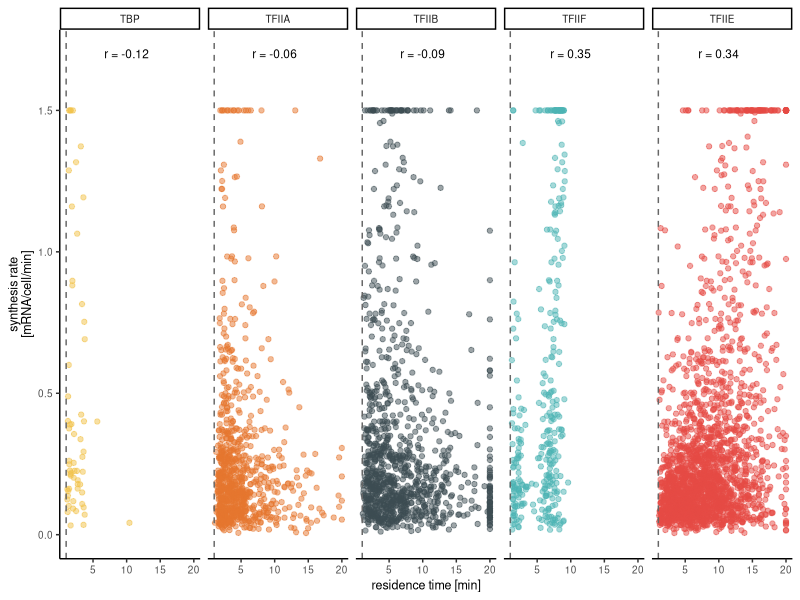

The R script that drew this image: (Note: this script raises an error after producing the figure.)
rm(list = ls())

library(tidyverse)

set.seed(42)

# load synthesis rates and get quartiles 
synthesisRates = read.csv("data/synthesisRates.csv")

# upload table replace <1 min with a random number between 0-1
resTimes = read.csv("data/residence_times_all.csv") %>% 
  pivot_longer(cols = TBP:TFIIF, names_to = "factorName", values_to = "resTime", values_drop_na = TRUE) %>% 
  distinct()

plotResTime = resTimes %>% 
  mutate(resTimesNum = ifelse(resTime == "<1", NA, as.numeric(resTime))) %>% 
  drop_na() %>% 
  mutate(resTimesNumCropped = ifelse(resTimesNum > 20, 20, resTimesNum)) %>% 
  inner_join(synthesisRates) %>% 
  mutate(croppedRate = ifelse(synthesis_perCell_perMin > 1.5, 1.5, synthesis_perCell_perMin))
plotResTime$factorName = factor(plotResTime$factorName, levels = c("TBP", "TFIIA", "TFIIB", 
                                                                   "TFIIF", "TFIIE"))

correlations = plotResTime %>% 
  group_by(factorName) %>% 
  summarise(correlation = cor(synthesis_perCell_perMin, resTimesNum, method = "pearson")) %>% 
  mutate(myLabel = paste0("r = ", round(correlation, digits = 2)))
correlations$factorName = factor(correlations$factorName, levels = c("TBP", "TFIIA", "TFIIB", 
                                                                     "TFIIF", "TFIIE"))

colorPalette = c("#F2C249", "#E6772E", "#3D4C53", "#4DB3B3", "#E64A45")
p = ggplot(plotResTime, aes(x = resTimesNumCropped, y = croppedRate, color = factorName))
p + geom_point(alpha = 0.5) + 
  geom_vline(xintercept = 1, linetype = "dashed", color = "grey40") + 
  theme_classic() +
  ylab(paste("synthesis rate", "[mRNA/cell/min]", sep = "\n")) +
  xlab("residence time [min]") +
  theme(panel.background = element_rect(fill = "transparent"), # bg of the panel
        plot.background = element_rect(fill = "transparent", color = NA),
        text = element_text(size=9),
        legend.position = "none",
        panel.grid.major = element_blank(), 
        panel.grid.minor = element_blank()) +
  geom_text(data = correlations, aes(label = myLabel), y = 1.7, x = 10, color = "black", size = 3) +
  facet_wrap(~factorName, nrow = 1) +
  scale_color_manual(values = colorPalette) +
  #geom_smooth(method = "lm", color = "black") +
  ylim(0, 1.7)
ggsave("figures/panels/figSc/resTime_vs_synthesisRate_withoutFASTsites.pdf", width = 17, height = 4.5, units = "cm")
